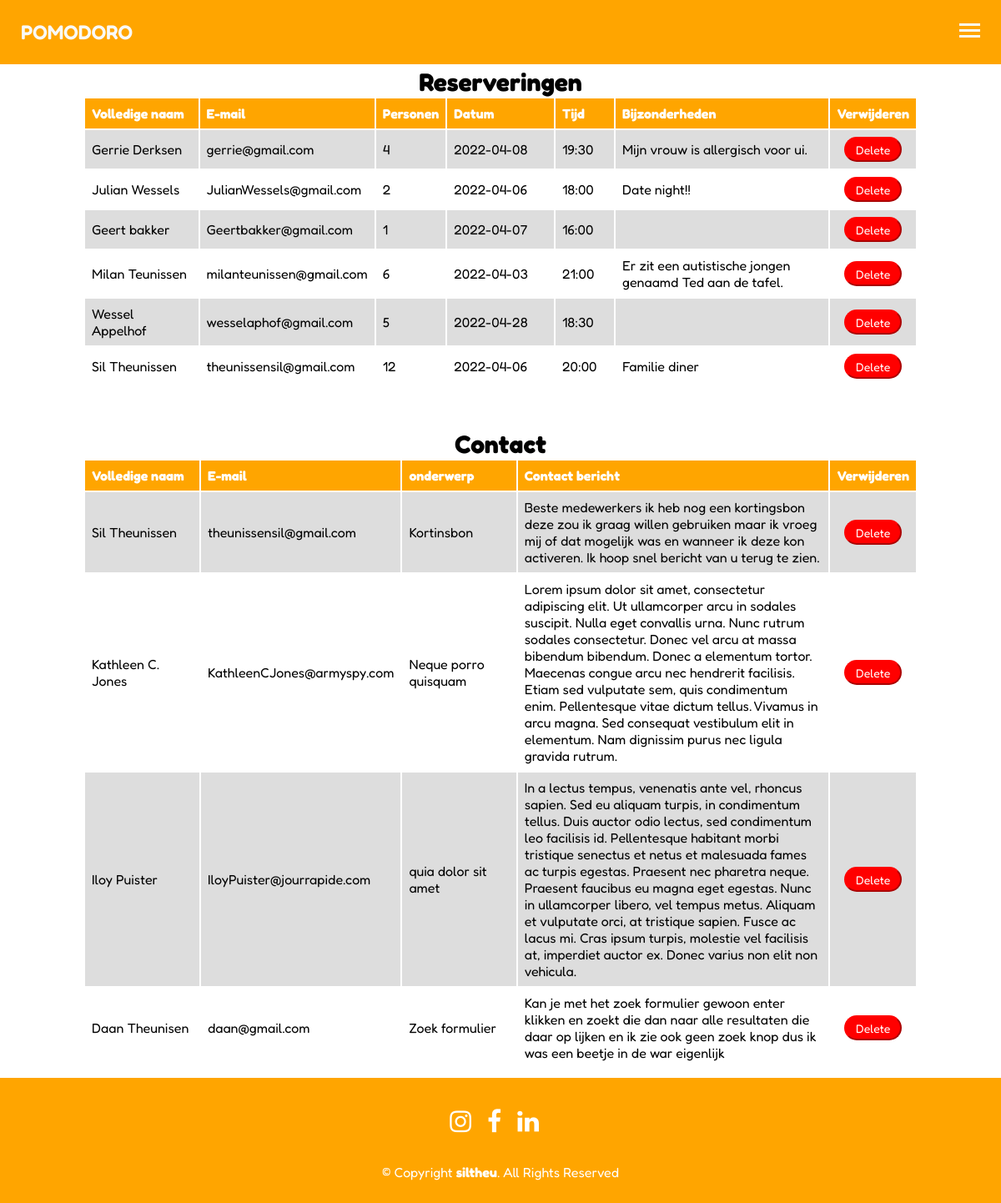
Page /AdminPages/adminReserveringen-contact.php (signed in) on the committed database.
### tables this page shows
CREATE TABLE `reserveringen` (
  `id` int(11) NOT NULL,
  `naam` text NOT NULL,
  `email` text NOT NULL,
  `personen` int(11) NOT NULL,
  `datum` text NOT NULL,
  `tijd` text NOT NULL,
  `bijzonderheden` text NOT NULL
);

CREATE TABLE `contact` (
  `id` int(11) NOT NULL,
  `naam` text NOT NULL,
  `email` text NOT NULL,
  `onderwerp` text NOT NULL,
  `bericht` text NOT NULL
);

### Includes/reserveringBerichten.php (the view)
<?php
$dataTable = "reserveringen";
require_once("../Includes/connector.php");
$sql = "SELECT * FROM reserveringen";
$stmt = $connect->prepare($sql);
$stmt->execute();
$result = $stmt->fetchAll();
    foreach ($result as $result){
        echo "<tr>";
        echo    "<td>" . $result['naam'] . "</td>";
        echo    "<td>" . $result['email'] . "</td>";
        echo    "<td>" . $result['personen'] . "</td>";
        echo    "<td>" . $result['datum'] . "</td>";
        echo    "<td>" . $result['tijd'] . "</td>";
        echo    "<td>" . $result['bijzonderheden'] . "</td>";
        echo    "<td class='changeDelButton'><a href='../PHP/delete.php?id=" . $result['id'] . "&dataTable=" . $dataTable . "'><button class='delete'>Delete</button></a></td>";
        echo "</tr>";
    }
?>

### AdminPages/adminReserveringen-contact.php (shortened to what this page needs)
<!DOCTYPE html>
<html lang="en">
  <head>
    <link
      rel="stylesheet"
      href="https://cdnjs.cloudflare.com/ajax/libs/font-awesome/4.7.0/css/font-awesome.min.css"
    />
    <link rel="stylesheet" href="../CSS/style.css" />
  </head>
  <body>
    <?php
      include('../Includes/adminHeader.php');
    ?>
    <main class="adminMain">
      <div class="adminRow tableRow">
        <div>
          <h2>Reserveringen</h2>
        </div>
        <table>
          <tr>
            <th class="naam">Volledige naam</th>
            <th class="email">E-mail</th>
            <th class="personen">Personen</th>
            <th class="datum">Datum</th>
            <th class="tijd">Tijd</th>
            <th class="bijzonderheden">Bijzonderheden</th>
            <th class="gerechtDelete">Verwijderen</th>
          </tr>
          <?php
            include('../Includes/reserveringBerichten.php')
          ?>
        </table>
      </div>
      <div class="adminRow tableRow">
        <div>
          <h2>Contact</h2>
        </div>
        <table>
          <tr>
            <th class="naam">Volledige naam</th>
            <th class="email">E-mail</th>
            <th class="onderwerp">onderwerp</th>
            <th class="bericht">Contact bericht</th>
            <th class="gerechtDelete">Verwijderen</th>
          </tr>
          <?php
            include('../Includes/contactBerichten.php')
          ?>
        </table>
      </div>
    </main>
    <?php
      include('../Includes/adminFooter.php');
    ?>
  </body>
</html>

### Includes/adminHeader.php (shortened to what this page needs)
<header class="adminHeader">
      <section class="navagationbar">
        <?php
          if (file_exists('index.php')) {
            echo "<a href='index.php#start' id='logo'><h2>Pomodoro</h2></a>";
          } else {
            echo "<a href='../index.php#start' id='logo'><h2>Pomodoro</h2></a>";
          }
        ?>
        <label for="toggle-1" class="toggle-menu adminLabel"
          ><ul>
            <li></li>
            <li></li>
            <li></li></ul>
          </label>
    </section>
</header>

### Includes/contactBerichten.php
<?php
$dataTable = "contact";
require_once("../Includes/connector.php");
$sql = "SELECT * FROM contact";
$stmt = $connect->prepare($sql);
$stmt->execute();
$result = $stmt->fetchAll();
    foreach ($result as $result){
        echo "<tr>";
        echo    "<td>" . $result['naam'] . "</td>";
        echo    "<td>" . $result['email'] . "</td>";
        echo    "<td>" . $result['onderwerp'] . "</td>";
        echo    "<td>" . $result['bericht'] . "</td>";
        echo    "<td class='changeDelButton'><a href='../PHP/delete.php?id=" . $result['id'] . "&dataTable=" . $dataTable . "'><button class='delete'>Delete</button></a></td>";
        echo "</tr>";
    }
?>

### Includes/adminFooter.php (shortened to what this page needs)
<footer class="adminFooter">
    <div class="socialMediaLinks">
        <a target=”_blank” href="https://www.instagram.com/osteria_pomodoro/" class="fa fa-instagram footerSocials"></a>
        <a target=”_blank” href="https://www.facebook.com/Osteria-Pomodoro-2184478194950467/" class="fa fa-facebook footerSocials"></a>
        <a target=”_blank” href="https://www.linkedin.com/company/pomodoro-group/about/" class="fa fa-linkedin footerSocials"></a>
    </div>
    <div class="copyRight">
        © Copyright <strong><span>siltheu</span></strong
        >. All Rights Reserved
    </div>
</footer>

### CSS/style.css (style rules this page uses)
* { margin: 0; padding: 0; box-sizing: border-box; scroll-behavior: smooth; font-style: Classic, Slab + Serif; text-decoration: none; list-style: none; outline: none; font-family: "Fredoka", sans-serif; }
.fa { font-size: 30px; text-align: center; text-decoration: none; border-radius: 50%; margin-right: 15px; }
.fa-instagram, .fa-facebook, .fa-linkedin { padding: 10px 0 10px 0; color: black; transition: color ease 1s; }
header { width: 100%; background-color: #530a0e; position: fixed; z-index: 1000; padding: 0; }
.navagationbar { width: 100%; display: flex; align-items: center; justify-content: space-between; }
#logo h2 { display: block; font-size: 24px; text-transform: uppercase; color: RGB(249, 249, 249); font-weight: 600; overflow: hidden; border-right: 0.15em solid orange; white-space: nowrap; animation: typing 3.5s steps(40, end), blink-caret 0.75s step-end infinite; margin-left: 25px; }
.toggle-menu ul { display: table; width: 25px; }
.toggle-menu ul li { width: 100%; height: 3px; background-color: RGB(249, 249, 249); margin-bottom: 4px; }
input[type="checkbox"], label { display: none; }
@media only screen and (max-width: 1200px) { header { padding: 20px 0px; } }
@media only screen and (max-width: 1200px) { label { padding: 8px 0px; display: inline-block; cursor: pointer; margin-right: 25px; } }
@media only screen and (max-width: 1300px) { .adminHeader h2 { display: none; } }
footer, .adminFooter { width: 100%; height: 150px; background-color: #530a0e; display: flex; justify-content: space-evenly; flex-direction: column; align-items: center; color: white; }
footer .socialMediaLinks .footerSocials, .adminFooter .socialMediaLinks .footerSocials { color: white; }
footer .copyRight { text-align: center; }
.adminFooter { background-color: orange; }
.adminHeader { background-color: orange; }
.navagationbar h2 { color: white; font-size: 24px; }
.adminMain { padding-top: 80px; padding-bottom: 10px; min-height: 100vh; height: auto; width: 100%; display: flex; justify-content: center; row-gap: 50px; flex-direction: column; }
.adminMain .adminRow { height: auto; width: 100%; display: flex; justify-content: space-evenly; column-gap: 50px; row-gap: 50px; }
.adminMain .tableRow { flex-direction: column; align-items: center; row-gap: 0; overflow-x: auto; }
.adminMain .tableRow div { display: flex; align-items: center; flex-direction: column; text-align: center; }
.adminMain .tableRow div h2 { font-size: 30px; }
.adminMain .adminRow table { width: 80%; min-width: 1000px; }
.adminMain .tableRow table button { cursor: pointer; height: 30px; font-size: 14px; color: #fff; background-color: orange; border-color: orange; border-radius: 15px; width: 80%; }
.adminMain .tableRow table .delete { background-color: red; border-color: red; }
.adminMain .adminRow table td, .adminMain .adminRow table th { text-align: left; padding: 8px; }
.adminMain .adminRow table .changeDelButton { text-align: center; }
.adminMain .adminRow table .gerechtChange, .adminMain .adminRow table .gerechtDelete { width: 10%; }
.adminMain .adminRow table .datum, .adminMain .adminRow table .naam, .adminMain .adminRow table .email, .adminMain .adminRow table .onderwerp { width: 15%; }
.adminMain .adminRow table .gerechtPrijs, .adminMain .adminRow table .tijd, .adminMain .adminRow table .personen { width: 7.5%; }
.adminMain .adminRow table .drankNaam, .adminMain .adminRow table .drankPrijs, .adminMain .adminRow table .bijzonderheden { width: 30%; }
.adminMain .adminRow table .bericht { width: 45%; }
.adminMain .adminRow table th { background-color: orange; color: white; }
.adminMain .adminRow table tr:nth-child(even) { background-color: #dddddd; }

### rows in the picture
reserveringen: naam "Gerrie Derksen", email "gerrie@gmail.com", personen "4", datum "2022-04-08", tijd "19:30", bijzonderheden "Mijn vrouw is allergisch voor ui."
reserveringen: naam "Julian Wessels", email "JulianWessels@gmail.com", personen "2", datum "2022-04-06", tijd "18:00", bijzonderheden "Date night!!"
reserveringen: naam "Geert bakker", email "Geertbakker@gmail.com", personen "1", datum "2022-04-07", tijd "16:00"
reserveringen: naam "Milan Teunissen", email "milanteunissen@gmail.com", personen "6", datum "2022-04-03", tijd "21:00", bijzonderheden "Er zit een autistische jongen genaamd Ted aan de tafel."
reserveringen: naam "Wessel Appelhof", email "wesselaphof@gmail.com", personen "5", datum "2022-04-28", tijd "18:30"
reserveringen: naam "Sil Theunissen", email "theunissensil@gmail.com", personen "12", datum "2022-04-06", tijd "20:00", bijzonderheden "Familie diner"
contact: naam "Sil Theunissen", email "theunissensil@gmail.com", onderwerp "Kortinsbon", bericht "Beste medewerkers ik heb nog een kortingsbon deze zou ik graag willen gebruiken maar ik vroeg mij of dat mogelijk was en wanneer ik deze kon activeren. Ik hoop snel bericht van u terug te zien."
contact: naam "Kathleen C. Jones", email "KathleenCJones@armyspy.com", onderwerp "Neque porro quisquam", bericht "Lorem ipsum dolor sit amet, consectetur adipiscing elit. Ut ullamcorper arcu in sodales suscipit. Nulla eget convallis urna. Nunc rutrum sodales consectetur. Donec vel arcu at massa bibendum bibendum. Donec a elementum tortor. Maecenas congue arcu nec hendrerit facilisis. Etiam sed vulputate sem, quis condimentum enim. Pellentesque vitae dictum tellus. Vivamus in arcu magna. Sed consequat vestibulum elit in elementum. Nam dignissim purus nec ligula gravida rutrum."
contact: naam "Iloy Puister", email "IloyPuister@jourrapide.com", onderwerp "quia dolor sit amet", bericht "In a lectus tempus, venenatis ante vel, rhoncus sapien. Sed eu aliquam turpis, in condimentum tellus. Duis auctor odio lectus, sed condimentum leo facilisis id. Pellentesque habitant morbi tristique senectus et netus et malesuada fames ac turpis egestas. Praesent nec pharetra neque. Praesent faucibus eu magna eget egestas. Nunc in ullamcorper libero, vel tempus metus. Aliquam et vulputate orci, at tristique sapien. Fusce ac lacus mi. Cras ipsum turpis, molestie vel facilisis at, imperdiet auctor ex. Donec varius non elit non vehicula."
contact: naam "Daan Theunisen", email "daan@gmail.com", onderwerp "Zoek formulier", bericht "Kan je met het zoek formulier gewoon enter klikken en zoekt die dan naar alle resultaten die daar op lijken en ik zie ook geen zoek knop dus ik was een beetje in de war eigenlijk"
